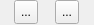
<?xml version="1.0" encoding="UTF-8"?>
<ui version="4.0">
 <class>SeerBreakpointsOptionsBarWidgetForm</class>
 <widget class="QWidget" name="SeerBreakpointsOptionsBarWidgetForm">
  <property name="geometry">
   <rect>
    <x>0</x>
    <y>0</y>
    <width>94</width>
    <height>25</height>
   </rect>
  </property>
  <property name="windowTitle">
   <string>Form</string>
  </property>
  <layout class="QHBoxLayout" name="horizontalLayout">
   <property name="spacing">
    <number>3</number>
   </property>
   <property name="leftMargin">
    <number>0</number>
   </property>
   <property name="topMargin">
    <number>0</number>
   </property>
   <property name="rightMargin">
    <number>0</number>
   </property>
   <property name="bottomMargin">
    <number>0</number>
   </property>
   <item>
    <widget class="QToolButton" name="breakpointsLoadTB">
     <property name="minimumSize">
      <size>
       <width>24</width>
       <height>24</height>
      </size>
     </property>
     <property name="toolTip">
      <string>Load previously saved breakpoints.</string>
     </property>
     <property name="text">
      <string>...</string>
     </property>
     <property name="icon">
      <iconset resource="../SeeDataStructureRc.qrc">
       <normaloff>:/resources/RelaxLightIcons/document-open.svg</normaloff>:/resources/RelaxLightIcons/document-open.svg</iconset>
     </property>
    </widget>
   </item>
   <item>
    <widget class="QToolButton" name="breakpointsSaveTB">
     <property name="minimumSize">
      <size>
       <width>24</width>
       <height>24</height>
      </size>
     </property>
     <property name="toolTip">
      <string>Save breakpoints to a file.</string>
     </property>
     <property name="text">
      <string>...</string>
     </property>
     <property name="icon">
      <iconset resource="../SeeDataStructureRc.qrc">
       <normaloff>:/resources/RelaxLightIcons/document-save-as.svg</normaloff>:/resources/RelaxLightIcons/document-save-as.svg</iconset>
     </property>
    </widget>
   </item>
  </layout>
 </widget>
 <resources>
  <include location="../SeeDataStructureRc.qrc"/>
 </resources>
 <connections/>
</ui>
